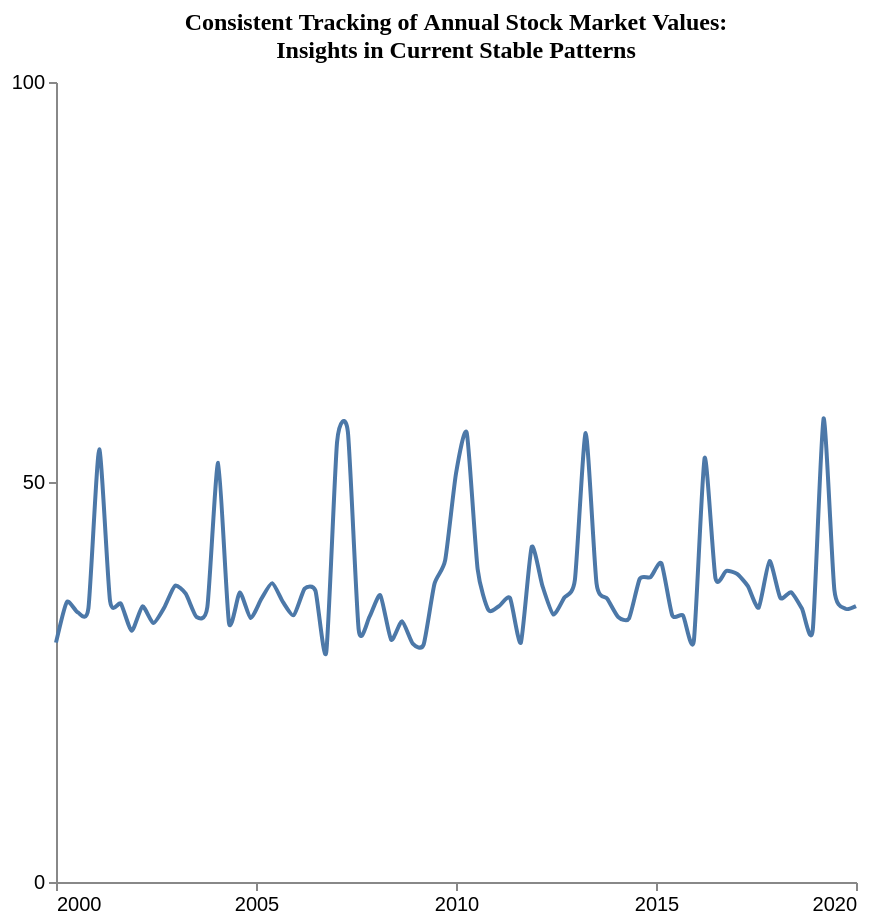

Vega-Lite specification stored for this chart:
### Vega-Lite specification from a JSON file in a GitHub repository (floating-point values rounded to 4 significant figures)
{"$schema": "https://vega.github.io/schema/vega-lite/v5.json", "description": "Pattern: downward", "data": {"values": [{"X": 2000.0, "Y": 29.92}, {"X": 2000.0, "Y": 34.99}, {"X": 2001.0, "Y": 33.72}, {"X": 2001.0, "Y": 34.23}, {"X": 2001.0, "Y": 54.08}, {"X": 2001.0, "Y": 35.12}, {"X": 2002.0, "Y": 34.79}, {"X": 2002.0, "Y": 31.39}, {"X": 2002.0, "Y": 34.45}, {"X": 2002.0, "Y": 32.36}, {"X": 2003.0, "Y": 34.27}, {"X": 2003.0, "Y": 37.02}, {"X": 2003.0, "Y": 36.03}, {"X": 2004.0, "Y": 33.12}, {"X": 2004.0, "Y": 34.38}, {"X": 2004.0, "Y": 52.39}, {"X": 2004.0, "Y": 32.39}, {"X": 2005.0, "Y": 36.19}, {"X": 2005.0, "Y": 33.0}, {"X": 2005.0, "Y": 35.4}, {"X": 2005.0, "Y": 37.36}, {"X": 2006.0, "Y": 34.98}, {"X": 2006.0, "Y": 33.36}, {"X": 2006.0, "Y": 36.66}, {"X": 2006.0, "Y": 36.41}, {"X": 2007.0, "Y": 28.73}, {"X": 2007.0, "Y": 55.01}, {"X": 2007.0, "Y": 56.26}, {"X": 2008.0, "Y": 31.52}, {"X": 2008.0, "Y": 33.15}, {"X": 2008.0, "Y": 35.84}, {"X": 2008.0, "Y": 30.28}, {"X": 2009.0, "Y": 32.59}, {"X": 2009.0, "Y": 29.8}, {"X": 2009.0, "Y": 29.65}, {"X": 2009.0, "Y": 37.22}, {"X": 2010.0, "Y": 40.23}, {"X": 2010.0, "Y": 51.06}, {"X": 2010.0, "Y": 56.11}, {"X": 2011.0, "Y": 39.14}, {"X": 2011.0, "Y": 34.0}, {"X": 2011.0, "Y": 34.51}, {"X": 2011.0, "Y": 35.49}, {"X": 2012.0, "Y": 29.92}, {"X": 2012.0, "Y": 41.88}, {"X": 2012.0, "Y": 36.99}, {"X": 2012.0, "Y": 33.45}, {"X": 2013.0, "Y": 35.52}, {"X": 2013.0, "Y": 37.78}, {"X": 2013.0, "Y": 56.14}, {"X": 2014.0, "Y": 37.32}, {"X": 2014.0, "Y": 35.4}, {"X": 2014.0, "Y": 33.13}, {"X": 2014.0, "Y": 32.93}, {"X": 2015.0, "Y": 37.9}, {"X": 2015.0, "Y": 38.11}, {"X": 2015.0, "Y": 39.84}, {"X": 2015.0, "Y": 33.35}, {"X": 2016.0, "Y": 33.32}, {"X": 2016.0, "Y": 30.14}, {"X": 2016.0, "Y": 53.01}, {"X": 2016.0, "Y": 37.97}, {"X": 2017.0, "Y": 38.9}, {"X": 2017.0, "Y": 38.51}, {"X": 2017.0, "Y": 36.98}, {"X": 2018.0, "Y": 34.3}, {"X": 2018.0, "Y": 40.13}, {"X": 2018.0, "Y": 35.52}, {"X": 2018.0, "Y": 36.23}, {"X": 2019.0, "Y": 34.17}, {"X": 2019.0, "Y": 31.5}, {"X": 2019.0, "Y": 57.94}, {"X": 2019.0, "Y": 36.51}, {"X": 2020.0, "Y": 34.18}, {"X": 2020.0, "Y": 34.49}]}, "mark": {"type": "line", "interpolate": "cardinal", "tension": 0.4}, "encoding": {"x": {"field": "X", "type": "quantitative", "title": "", "axis": {"grid": false, "format": "d", "values": [2000, 2005, 2010, 2015, 2020], "tickSize": 4}, "scale": {"domain": [2000, 2020]}}, "y": {"field": "Y", "type": "quantitative", "title": "", "axis": {"grid": false, "format": "d", "values": [0, 50, 100], "tickSize": 4, "tickOpacity": 1}, "scale": {"domain": [0, 100]}}}, "title": {"text": "Consistent Tracking of Annual Stock Market Values:^ Insights in Current Stable Patterns", "anchor": "middle", "font": "Tahoma", "fontSize": 12}, "config": {"lineBreak": "^", "view": {"stroke": null}}, "height": 400, "width": 400, "autosize": "pad"}
